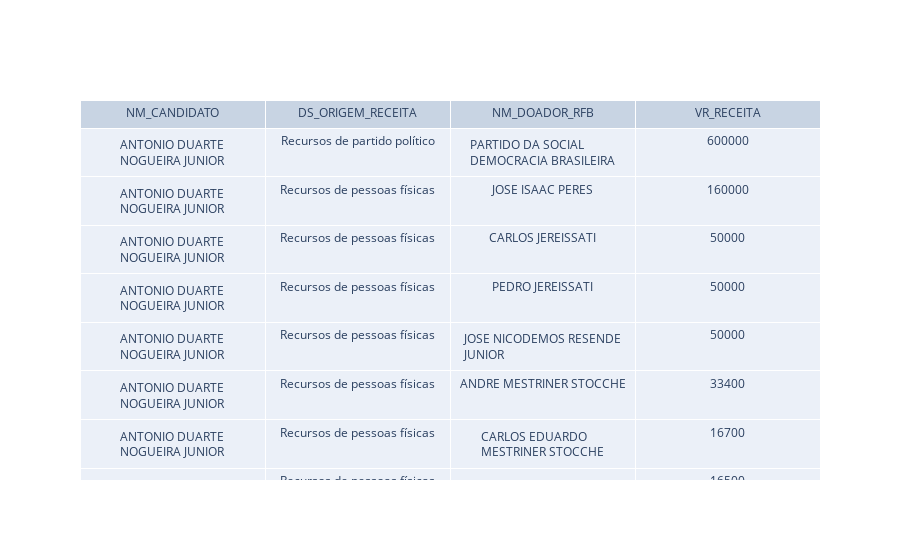

Write notebook code for a chart like this one.
### Code cell
grafTabelaNogueira

### Figure 1 — Plotly figure (JSON) as saved in the notebook; plotly's stock layout.template omitted (floating-point values rounded to 4 significant figures)
{"data": [{"cells": {"values": [["ANTONIO DUARTE NOGUEIRA JUNIOR", "ANTONIO DUARTE NOGUEIRA JUNIOR", "ANTONIO DUARTE NOGUEIRA JUNIOR", "ANTONIO DUARTE NOGUEIRA JUNIOR", "ANTONIO DUARTE NOGUEIRA JUNIOR", "ANTONIO DUARTE NOGUEIRA JUNIOR", "ANTONIO DUARTE NOGUEIRA JUNIOR", "ANTONIO DUARTE NOGUEIRA JUNIOR", "ANTONIO DUARTE NOGUEIRA JUNIOR", "ANTONIO DUARTE NOGUEIRA JUNIOR", "ANTONIO DUARTE NOGUEIRA JUNIOR", "ANTONIO DUARTE NOGUEIRA JUNIOR"], ["Recursos de partido político", "Recursos de pessoas físicas", "Recursos de pessoas físicas", "Recursos de pessoas físicas", "Recursos de pessoas físicas", "Recursos de pessoas físicas", "Recursos de pessoas físicas", "Recursos de pessoas físicas", "Recursos próprios", "Recursos de pessoas físicas", "Recursos de pessoas físicas", "Recursos de pessoas físicas"], ["PARTIDO DA SOCIAL DEMOCRACIA BRASILEIRA", "JOSE ISAAC PERES", "CARLOS JEREISSATI", "PEDRO JEREISSATI", "JOSE NICODEMOS RESENDE JUNIOR", "ANDRE MESTRINER STOCCHE", "CARLOS EDUARDO MESTRINER STOCCHE", "RENATO MESTRINER STOCCHE", "ANTONIO DUARTE NOGUEIRA JUNIOR", "ADILSON PERDIZA VILLAS BOAS", "ALMIRA RIBAS GARMS", "CARLOS UBIRATAN GARMS"], [600000, 160000, 50000, 50000, 50000, 33400, 16700, 16500, 10000, 10000, 10000, 10000]]}, "header": {"values": ["NM_CANDIDATO", "DS_ORIGEM_RECEITA", "NM_DOADOR_RFB", "VR_RECEITA"]}, "type": "table"}], "layout": {}}
